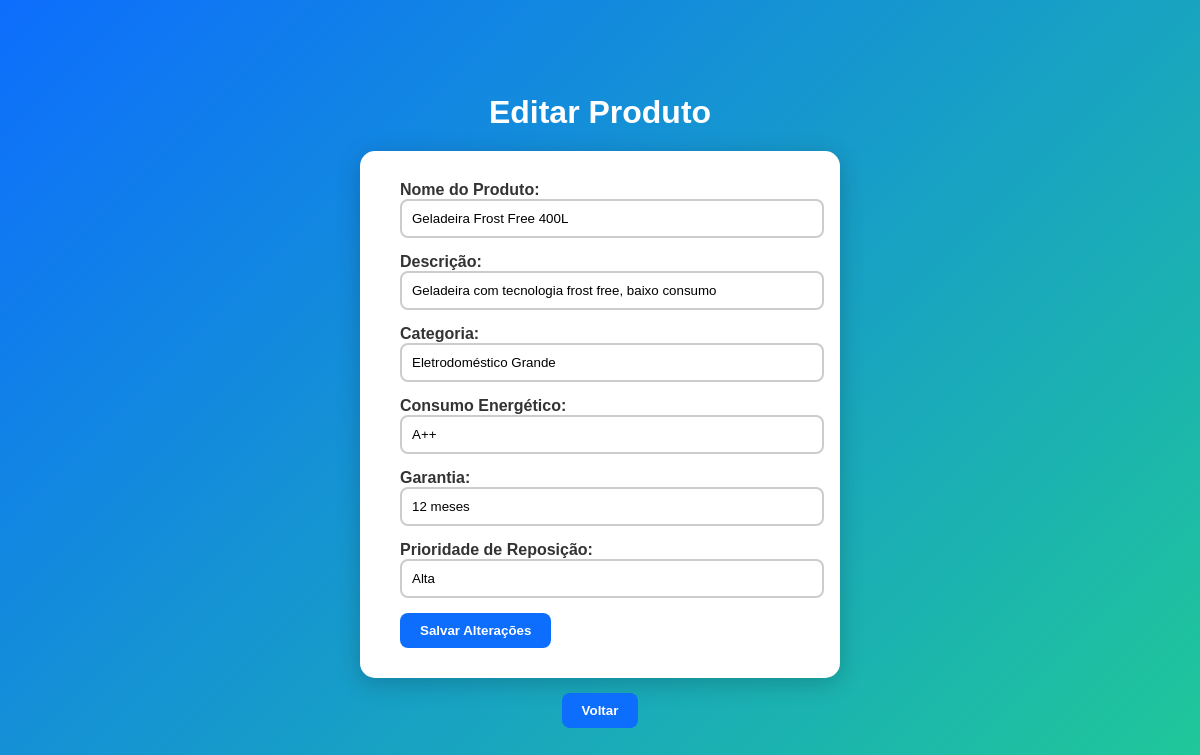
Page /view/editar_produto.php?acao=editar_produto&id=1 (signed in) on the committed database.
### tables this page shows
CREATE TABLE PRODUTO (
    PROD_ID INTEGER AUTO_INCREMENT PRIMARY KEY,
    PROD_NOME VARCHAR(255),
    PROD_DESCRICAO VARCHAR(255),
    PROD_CATEGORIA VARCHAR(255),
    FK_USU_ID INTEGER,
    PROD_CONSUMO_ENERGETICO VARCHAR(50),
    PROD_GARANTIA VARCHAR(100),
    PROD_PRIORIDADE_REPOSICAO VARCHAR(100),
    CONSTRAINT FK_PRODUTO_USUARIO FOREIGN KEY (FK_USU_ID)
        REFERENCES USUARIO (USU_ID)
);

### model/model_produto.php (called while the page is built, shortened)
<?php
class Produto {
    public function buscar_produto_pelo_id($id) {
        $conn = Database::getConnection();
        $select = $conn->prepare("SELECT
                                    P.PROD_ID,
                                    P.PROD_NOME,
                                    P.PROD_DESCRICAO,
                                    P.PROD_CATEGORIA,
                                    P.PROD_CONSUMO_ENERGETICO,
                                    P.PROD_GARANTIA,
                                    P.PROD_PRIORIDADE_REPOSICAO,
                                    E.EST_QUANTIDADE AS ESTOQUE_QUANTIDADE,
                                    U.USU_NOME,
                                    U.USU_EMAIL
                                FROM PRODUTO P
                                JOIN USUARIO U ON P.FK_USU_ID = U.USU_ID
                                JOIN ESTOQUE E ON P.PROD_ID = E.FK_PROD_ID
                                WHERE P.PROD_ID = ?
                                ORDER BY P.PROD_NOME");
        $select->bind_param("i", $id);
        $select->execute();
        $result = $select->get_result();
        $produto = $result->fetch_assoc();
        return $produto;
    }
}
?>

### controller/controller_produto.php (called while the page is built, shortened)
<?php
require_once "../model/model_produto.php";
if (isset($_POST["cadastrar_produto"])) {
    $produto = new Produto();
    $nome = isset($_POST['nome']) ? trim($_POST['nome']) : '';
    $descricao = isset($_POST['descricao']) ? trim($_POST['descricao']) : '';
    $categoria = isset($_POST['categoria']) ? trim($_POST['categoria']) : '';
    $consumo = isset($_POST['consumo']) ? trim($_POST['consumo']) : '';
    $garantia = isset($_POST['garantia']) ? trim($_POST['garantia']) : '';
    $prioridade = isset($_POST['prioridade']) ? trim($_POST['prioridade']) : '';
    $fk_usuario = $_SESSION['usuario']["USU_ID"];
    $resultado = $produto->cadastrar_produto(
        $nome,
        $descricao,
        $categoria,
        $fk_usuario,
        $consumo,
        $garantia,
        $prioridade
    );
    if ($resultado) {
        echo "<script>
                alert('Produto cadastrado com sucesso!');
                window.location.href='../view/listar_produtos.php';
            </script>";
    } else {
        echo "<script>
                alert('Erro ao cadastrar produto!');
                window.location.href='../view/listar_produtos.php';
            </script>";
    }
    exit();
}
else if (isset($_GET["acao"]) && $_GET["acao"] == "editar_produto") {
    $produto = new Produto();
    $resultados = $produto->buscar_produto_pelo_id($_GET["id"]);
    if (!empty($resultados)) {
        $produto_editar = $resultados;
    } else {
        echo "<script>
                alert('Produto não encontrado!');
                window.location.href='../view/listar_produtos.php';
            </script>";
        exit();
    }
}
?>

### view/editar_produto.php (the view, shortened to what this page needs)
<?php
require_once "./../controller/controller_produto.php";
?>
<!DOCTYPE html>
<html lang="pt-br">
<head>
</head>
<body>
    <h1>Editar Produto</h1>
    <form action="" method="POST">
        <label>Nome do Produto:</label>
        <input type="text" id="nome" name="nome" value="<?php echo $produto_editar['PROD_NOME']; ?>" required>
        <label>Descrição:</label>
        <input type="text" id="descricao" name="descricao" value="<?php echo $produto_editar['PROD_DESCRICAO']; ?>" required>
        <label>Categoria:</label>
        <input type="text" id="categoria" name="categoria" value="<?php echo $produto_editar['PROD_CATEGORIA']; ?>" required>
        <label>Consumo Energético:</label>
        <input type="text" id="consumo" name="consumo" value="<?php echo $produto_editar['PROD_CONSUMO_ENERGETICO']; ?>" required>
        <label>Garantia:</label>
        <input type="text" id="garantia" name="garantia" value="<?php echo $produto_editar['PROD_GARANTIA']; ?>" required>
        <label>Prioridade de Reposição:</label>
        <input type="text" id="prioridade" name="prioridade" value="<?php echo $produto_editar['PROD_PRIORIDADE_REPOSICAO']; ?>" required>
        <input type="submit" id="editar_produto" name="editar_produto" value="Salvar Alterações">
    </form>
    <div class="voltar">
        <a href="inicial.php"><button>Voltar</button></a>
    </div>
</body>
</html>

### view/editar_produto.php (style rules this page uses)
body { font-family: 'Poppins', sans-serif; background: linear-gradient(135deg, #0d6efd, #20c997); height: 100vh; display: flex; justify-content: center; align-items: center; flex-direction: column; margin: 0; color: #fff; }
h1 { margin-bottom: 20px; }
form { background: #fff; color: #333; padding: 30px 40px; border-radius: 15px; box-shadow: 0 5px 25px rgba(0,0,0,0.2); width: 400px; text-align: left; }
label { font-weight: bold; }
input[type="text"], input[type="number"] { width: 100%; padding: 10px; border: 2px solid #ccc; border-radius: 8px; margin-bottom: 15px; transition: 0.3s; }
input[type="submit"], button { background: #0d6efd; color: #fff; border: none; border-radius: 8px; padding: 10px 20px; cursor: pointer; font-weight: bold; transition: 0.3s; }
.voltar { margin-top: 15px; }

### rows in the picture
produto: nome "Geladeira Frost Free 400L", descricao "Geladeira com tecnologia frost free, baixo consumo", categoria "Eletrodoméstico Grande", consumo "A++", garantia "12 meses", prioridade "Alta"
